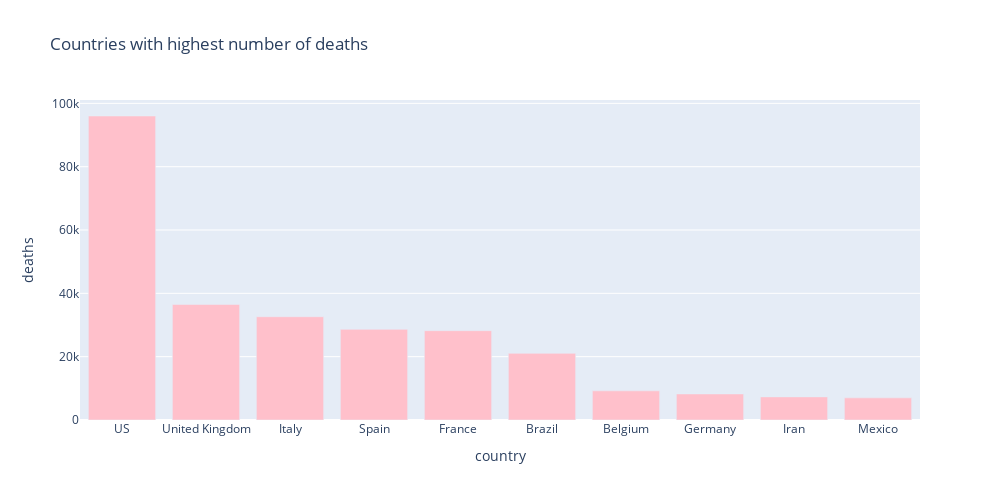

Notebook code for this chart:
### Code cell
px.bar(
    sorted_country_deaths_df.head(10),
    x = "country",
    y = "deaths",
    title= "Countries with highest number of deaths",
    color_discrete_sequence=["pink"], 
    height=500,
    width=1000
)

### Figure 1 — Plotly figure (JSON) as saved in the notebook; plotly's stock layout.template omitted (floating-point values rounded to 4 significant figures)
{"data": [{"alignmentgroup": "True", "hovertemplate": "country=%{x}<br>deaths=%{y}<extra></extra>", "legendgroup": "", "marker": {"color": "pink"}, "name": "", "offsetgroup": "", "orientation": "v", "showlegend": false, "textposition": "auto", "type": "bar", "x": ["US", "United Kingdom", "Italy", "Spain", "France", "Brazil", "Belgium", "Germany", "Iran", "Mexico"], "xaxis": "x", "y": [96007, 36475, 32616, 28628, 28218, 21048, 9212, 8228, 7300, 6989], "yaxis": "y"}], "layout": {"barmode": "relative", "height": 500, "legend": {"tracegroupgap": 0}, "title": {"text": "Countries with highest number of deaths"}, "width": 1000, "xaxis": {"anchor": "y", "domain": [0, 1], "title": {"text": "country"}}, "yaxis": {"anchor": "x", "domain": [0, 1], "title": {"text": "deaths"}}}}
